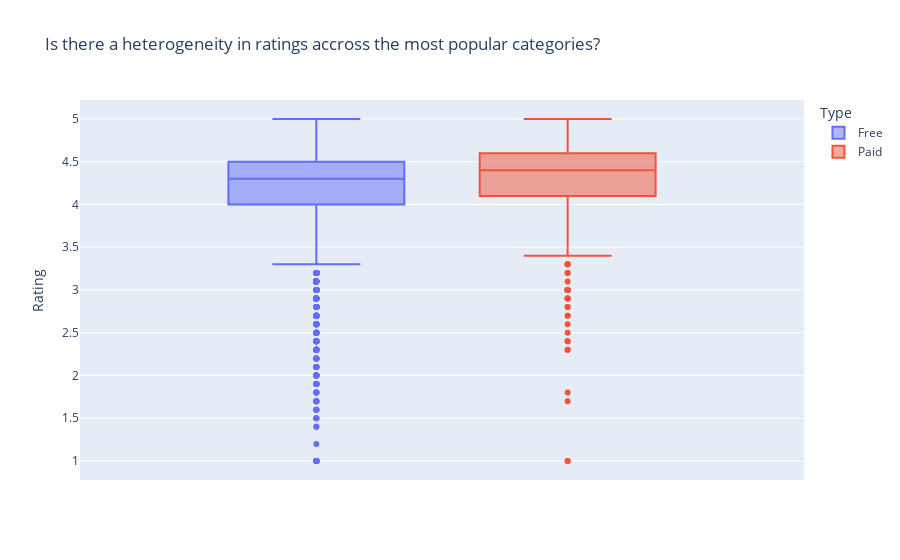

Notebook code for this chart:
### Code cell
fig = px.box(apps_under_50.dropna(subset = ['Rating']), ## Drop those rows, where rating is unknown.
             y="Rating", 
             color="Type",
             title ='Is there a heterogeneity in ratings accross the most popular categories?')
fig.update_traces() 
fig.show()

### Figure 1 — Plotly figure (JSON) as saved in the notebook; plotly's stock layout.template omitted (floating-point values rounded to 4 significant figures; data arrays with more than 128 entries replaced by an {"elided": "..."} marker saying what was removed)
{"data": [{"alignmentgroup": "True", "hovertemplate": "Type=Free<br>Rating=%{y}<extra></extra>", "legendgroup": "Free", "marker": {"color": "#636efa"}, "name": "Free", "notched": false, "offsetgroup": "Free", "orientation": "v", "showlegend": true, "type": "box", "x0": " ", "xaxis": "x", "y": {"elided": "6219 float values"}, "y0": " ", "yaxis": "y"}, {"alignmentgroup": "True", "hovertemplate": "Type=Paid<br>Rating=%{y}<extra></extra>", "legendgroup": "Paid", "marker": {"color": "#EF553B"}, "name": "Paid", "notched": false, "offsetgroup": "Paid", "orientation": "v", "showlegend": true, "type": "box", "x0": " ", "xaxis": "x", "y": {"elided": "478 float values"}, "y0": " ", "yaxis": "y"}], "layout": {"boxmode": "group", "legend": {"title": {"text": "Type"}, "tracegroupgap": 0}, "title": {"text": "Is there a heterogeneity in ratings accross the most popular categories?"}, "xaxis": {"anchor": "y", "domain": [0, 1]}, "yaxis": {"anchor": "x", "domain": [0, 1], "title": {"text": "Rating"}}}}
